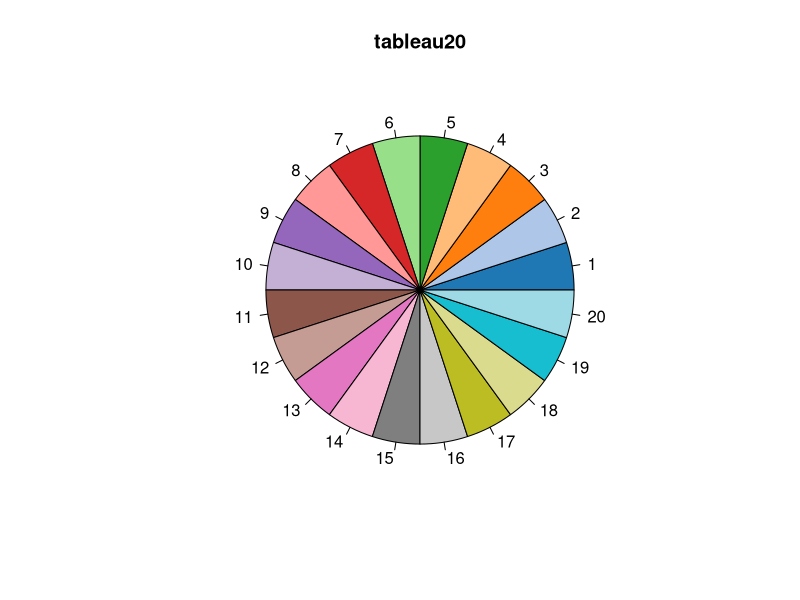

Write the R code that produced this figure. (Note: this script raises an error after producing the figure.)

### Basic summary of clinical and lab variables ###

#### messing around with colors ###

# These are the "Tableau 20" colors as RGB.  
tableau20 = cbind(rgb(31/255, 119/255, 180/255), rgb(174/255, 199/255, 232/255), rgb(255/255, 127/255, 14/255), rgb(255/255, 187/255, 120/255),  
             rgb(44/255, 160/255, 44/255), rgb(152/255, 223/255, 138/255), rgb(214/255, 39/255, 40/255), rgb(255/255, 152/255, 150/255),  
             rgb(148/255, 103/255, 189/255), rgb(197/255, 176/255, 213/255), rgb(140/255, 86/255, 75/255), rgb(196/255, 156/255, 148/255),  
             rgb(227/255, 119/255, 194/255), rgb(247/255, 182/255, 210/255), rgb(127/255, 127/255, 127/255), rgb(199/255, 199/255, 199/255),  
             rgb(188/255, 189/255, 34/255), rgb(219/255, 219/255, 141/255), rgb(23/255, 190/255, 207/255), rgb(158/255, 218/255, 229/255)) 
n = 20
par(mfrow=c(1,1))
pie(rep(1,n), col=tableau20, main="tableau20") #view color wheel


###############################################################################
########### Graphs and tables that use hospital and cohort data ###############
###############################################################################

d2 = clin12_full_clean
dh = clin12_full_clean[which(clin12_full_clean$Study=="Hospital"),]
dc = clin12_full_clean[which(clin12_full_clean$Study=="Cohort"),]

#combine 7 and more days into 1 group
dh[,"plot_DaysSick"] = dh$DaysSick
dh[which(dh$plot_DaysSick>7),"plot_DaysSick"] = 7
dc[,"plot_DaysSick"] = dc$DaysSick
dc[which(dc$plot_DaysSick>7),"plot_DaysSick"] = 7

#plot DaysSick for cohort and hospit on same graph
png(paste(resultsDir,"DaysSick_CandH.png", sep=""), width=800, height=500)
par(cex=1.6)
mybreaks = c(seq(0,7,1))
#round the value labels to hundreths place
dh_labs = as.character(sprintf("%.2f",hist(dh$plot_DaysSick, breaks=mybreaks)$density))
dc_labs = as.character(sprintf("%.2f",hist(dc$plot_DaysSick, breaks=mybreaks)$density))
hist(dh$plot_DaysSick, col=rgb(0,0,1,.5), breaks=mybreaks, freq=F, axes=F, labels=dh_labs,
    ylim=c(0,.5), ylab="Proportion", xlab="Days since fever onset", main="")
hist(dc$plot_DaysSick, col=rgb(1,0,0,.25), breaks=mybreaks, freq=F, labels=dc_labs, add=T)
axis(side=2)
axis(side=1, at=c(seq(.5,6.5,1)), labels=c(seq(1,6,1),"7+"))
legend(x="topright",legend=c("Hospital","Cohort"), col=c(rgb(0,0,1,.5),rgb(1,0,0,.25)), 
       pch=19, bty="n")
dev.off()

#table of initial and final diagnoses
table(dh$WHO_initial_given, dh$WHOFinal4cat, useNA="always")  #initial Dx calculated by Douglas

#plot of proportion showing severe symptoms upon arrival, by day of illness
dh_severe = dh[which(dh$WHOFinal3cat=="DHF_DSS"),] #240 with eventual severe dengue
dh_severe$initialSevere = as.integer(dh_severe$WHO_initial_given=="DHF" |
                             dh_severe$WHO_initial_given=="DSS")
collapsed = summaryBy(initialSevere ~ plot_DaysSick, FUN=mean, data=dh_severe)
png(paste(resultsDir,"proportion_initialSevere.png", sep=""), width=800, height=500)
par(mar=c(5,6,4,2), cex=1.6)
bp = barplot(collapsed$initialSevere.mean,
        ylab="Patients displaying severe symptoms \n upon arrival (proportion)", xlab="Days since fever onset",
        col=rgb(0,0,1,.5), names.arg=c(seq(1,6,1),"7+"))
#add value labels
text(x=bp, y=collapsed$initialSevere.mean+.05, sprintf("%.2f",collapsed$initialSevere.mean))
dev.off()


###############################################################################
########### Numbers and graphs to make for each dataset sepeartely ############
###############################################################################

## chose which data to use here ##
#all
df = clin12_full_clean
#hospital only 
#df = clin12_full_clean[which(clin12_full_clean$Study=="Hospital"),]
#cohort only 
#df = clin12_full_clean[which(clin12_full_clean$Study=="Cohort"),]

## Summarize lab and clinical data ##
#summarize_clinical(df)


###############################################################################
###### Data description section of Dissertation Ch2 -- sample sizes ##########
###############################################################################

#number of children
length(unique(df$code)) #3578

#time period
min(df$FTM) #"2004-09-01"
max(df$FTM) #"2015-03-13"

#ages
summary(df$age) #6 months = 15.89
sum(df$age<.5) #none

table(df$is.DEN)

print("WHOFinal4cat")
table(df$WHOFinal4cat)
table(df[-which(df$serum == 1),"WHOFinal4cat"])

print("DaysSick")
table(df$DaysSick)
table(df[-which(df$serum == 1),"DaysSick"])

print("ClasificacionPrimerDia by WHOFinal4cat")
print(table(clinical_D1_clean$ClasificacionPrimerDia, clinical_D1_clean$WHOFinal4cat))
table(df[-which(df$serum == 1),]$ClasificacionPrimerDia, df[-which(df$serum == 1),]$WHOFinal4cat)

print("Initial Dx of severe dengue patients, by DaysSick")
table(df[which(df$WHOFinal4cat == "DHF" | df$WHOFinal4cat == "DSS"),]$DaysSick, 
      df[which(df$WHOFinal4cat == "DHF" | df$WHOFinal4cat == "DSS"),]$ClasificacionPrimerDia)

print("Number of patients with no missing clinical information (restricting to vars collected at both hospital and clinic settings)")
num_miss_by_patient = apply(df[,c(covarlist_CohortRestrict)], MARGIN=1, FUN=function(x) sum(is.na(x)))
table(num_miss_by_patient)


###############################################################################
############### Summary of clinical variables for dissertation ################
###############################################################################

#create binary indicators for the general variables that were not binary
#XD_binary = create_binary_variables(df) #function created in "clean_data_functions.R"

## get list of clinical variables to include (returns list of variable.name.in.final.data)
varlist = get_clinic_var_list(clinic_varsD, outcome="either", 
                                        eliminate_vars_with_missings=F, eliminate_constant_vars=T, 
                                        eliminate_vars_with_minXnomiss=50,
                                        XD=df, restrict_to_cohort_vars=F, restrict_to_hospit_vars=T)

## overview of these variables
contents(df[,varlist])

#compare the serotypes for hospital v cohort patients
th = table(dh[which(dh$is.DEN==1), "PCR"])
tc = table(dc[which(dc$is.DEN==1), "PCR"])
compare = as.table(rbind(th[2:4], tc[2:4]))
chisq.test(compare) #significantly different -- more type 3s in hospital

## subset the data with variable info to include only rows that we care about
varinfo = clinic_varsD[which(clinic_varsD$variable.name.in.final.data %in% varlist==T),]

## Output table for including in dissertation -- description of variables
outTable = varinfo[order(varinfo$CC_broadcat_sort, varinfo$CC_cat_sort, varinfo$CC_name), ] #sort 
outTable = outTable[,c("CC_name","CC_category","CC_type","CC_description","in.cohort.data")] #restrict
#open this file in excel and copy/paste into lyx table using middle-click mouse button
write.csv(outTable, paste(resultsDir,"variable_descriptions.csv", sep=""), row.names = FALSE)


## view variable absence in cohort data
table(varinfo[which(varinfo$in.cohort.data==0),]$Variable.Category, varinfo[which(varinfo$in.cohort.data==0),]$CC_type)
sum(varinfo$in.cohort.data==0, na.rm=T) #38 (so 47 present)
## view variable categories and types (binary, continuous, etc.)
    #in displaying output, put "Laboratory-General", "Laboratory-Clinical lab" and "Laboratory-Virological" with "Laboratory-Clinical lab"
    #note that I consider "daysSick" to be "General - symptom" while it had been in "Demographics/Gen Info" group
table(varinfo$Variable.Category, varinfo$CC_type)
table(varinfo$CC_broadcat, varinfo$CC_type) #less detailed
table(varinfo$CC_category, varinfo$CC_type) #slightly more detailed than what I present in qual, but same basic groupings
#of the variables in varlist, list those which cannot be used to predict DHF/DSS  
varinfo[which(varinfo$Use.in.DF.vs.DHF.DSS.prediction!=1),c("variable.name.in.final.data","Variable.Category")]
#of the variables in varlist, list those which cannot be used to predict ND vs DENV  
varinfo[which(varinfo$Use.in.ND.vs.DEN.prediction!=1),c("variable.name.in.final.data","Variable.Category")]




###############################################################################
############## Graphs for dissertation appendix ###############################
###############################################################################
df = dh #toggle this

## Demographics/ general - age and gender
png(paste(resultsDir,"Age_and_gender_hospit.png", sep=""), width=800, height=500) #pngs are more portable but don't scale (else use svg)
par(mfrow=c(1,1), cex=1.85)
max_age = max(trunc(df[,"age"]))
mybreaks = c(seq(-1,max_age,1))
p1 = hist(trunc(df[which(df$Sexo=="female"),"age"]), breaks = mybreaks, freq=T)
p2 = hist(trunc(df[which(df$Sexo=="male"),"age"]), breaks = mybreaks, freq=T)
plot(p1, xlab = "Age", main="", xlim=c(-.5,max_age), ylim=c(0,100), col=rgb(.5,.5,.5,.65), axes=F)
plot(p2, col=rgb(0,0,1,.5), add=T, axes=F)
axis(side=2)
axis(side=1, at=c(seq(-.5,max_age-.5,1)), labels=c(seq(0,max_age,1)))
legend(x="topright",legend=c("Female","Male"), col=c(rgb(.5,.5,.5,.65),rgb(0,0,1,.5)), 
       pch=19, bty="n")
dev.off()


## General symptoms, binary and categorical 
  #todo: add the remaining categorical variable -- is.pulse_rapid (for Pulse)

#remove Epigastralgia since it was not included in latest hospital data installment :()
var_names = c(as.character(varinfo[which(varinfo$Variable.Category=="Gen Sign/Symptom" &
                                              varinfo$CC_type=="binary" & 
                                              varinfo$variable.name.in.final.data != "Epigastralgia"),"variable.name.in.final.data"]))
#get mean values (coded 0/1 so this is same as per)
get_mean = function(x) mean(as.numeric(x)-1, na.rm=T)
mean_vals = sapply(df[c(var_names)], FUN=get_mean)
#add is.pulse_rapid (based on categorical variable pulso)
mean_val = sapply(df[c("is.pulse_rapid")], FUN=mean, na.rm=T)
mean_vals = c(mean_val, mean_vals)
#create better names to display (CC_name)
myd = data.frame(mean_vals, names(mean_vals))
namefinder = merge(myd, varinfo[,c("CC_name","variable.name.in.final.data")], 
                   by.x="names.mean_vals.", by.y="variable.name.in.final.data")
addon = myd[which(myd$names.mean_vals.=="is.pulse_rapid"),]
addon$CC_name = "Rapid pulse"
addon = rbind(namefinder, addon)
toplot = addon[order(addon$mean_vals),]
#graph
png(paste(resultsDir,"General_symtoms_binary_hospit.png", sep=""), width=800, height=800)
par(mfrow=c(1,1),las=2,mar=c(5,10,4,2), cex=1.9) # make label text perpendicular to axis # increase y-axis margin. c(bottom, left, top, right) 
bplt = barplot(toplot$mean_vals, horiz=T, names.arg=toplot$CC_name, xlim=c(0,1), xlab="Proportion affirmative", 
        beside=T, xaxt="n", col=rgb(0, 0, 1,.5))
axis(side=1, at=seq(0,1,.2), las=0) #this is how I got x-axis labels to be parallel
text(x=toplot$mean_vals+0.08, y=bplt, labels = sprintf("%.2f",toplot$mean_vals), xpd=TRUE) #add value labels to bars
dev.off()

## General symptoms, continuous
var_names = c(as.character(varinfo[which(varinfo$Variable.Category=="Gen Sign/Symptom" &
                                        varinfo$CC_type=="continuous"),"variable.name.in.final.data"]))
png(paste(resultsDir,"General_symtoms_continuous_hospit.png", sep=""), width=800, height=500)
par(mfrow=c(2,3), mar=c(5, 5, 4, 2) + 0.1, mai=c(1,.3,.1,.2), cex.lab=2, cex.axis=1.8) 
for(var in var_names){
  myname = varinfo[which(varinfo$variable.name.in.final.data==var),"CC_name"]
  hist(df[,var], xlab=myname, col=rgb(0, 0, 1,.5), main="", las=0, ylab="", freq=F, )
}
dev.off()


## General indicators of hemorrhaging, binary and categorical
var_names1 = c(as.character(varinfo[which(varinfo$Variable.Category=="Hem Sign/Symptom" &
                                           varinfo$CC_type=="binary"),"variable.name.in.final.data"]))
#get mean values (coded 0/1 so this is same as percent)
get_mean1 = function(x) mean(as.numeric(x)-1, na.rm=T)
mean_vals1 = sapply(df[var_names1], FUN=get_mean1) #previously used with XD_binary
#the only gen-hem variable that is not already binary is the torniquete one so I created binary form of it
var_names2 = c("is.torniquete10plus","is.torniquete20plus")
get_mean2 = function(x) mean(as.numeric(x), na.rm=T)
mean_vals2 = sapply(df[var_names2], FUN=get_mean2) #previously used with XD_binary
mean_vals = c(mean_vals1, mean_vals2)
var_names = c(var_names1, var_names2)
#rename and sort
myd = data.frame(mean_vals, names(mean_vals))
namefinder = merge(myd, varinfo[,c("CC_name","variable.name.in.final.data")], 
                   by.x="names.mean_vals.", by.y="variable.name.in.final.data")
#add rows to varinfo so we keep the binary torniquete vars
toadd = myd[which(myd$names.mean_vals.=="is.torniquete10plus" |
                           myd$names.mean_vals.=="is.torniquete20plus"),]
toadd$CC_name = toadd$names.mean_vals.
toplot_prelim = rbind(namefinder, toadd)
toplot = toplot_prelim[order(toplot_prelim$mean_vals),]
#graph
plot.new()
png(paste(resultsDir,"General_hemorrhage_binary_hospit.png", sep=""), width=800, height=800)
par(mfrow=c(1,1),las=2, cex=1.9) # make label text perpendicular to axis
par(mar=c(5,10,4,2)) # increase y-axis margin. c(bottom, left, top, right) 
bplt = barplot(toplot$mean_vals, horiz=T, names.arg=toplot$CC_name, xlim=c(0,1), 
               xlab="Proportion affirmative", 
        cex.names=1, beside=T, xaxt="n", col=rgb(0, 0, 1,.5))
axis(side=1, at=seq(0,1,.2), las=0) #this is how I got x-axis labels to be parallel
text(x=toplot$mean_vals+0.08, y=bplt, labels = sprintf("%.3f",toplot$mean_vals), xpd=TRUE) #add value labels to bars
dev.off()

## Blood lab count variables, continuous
plot.new()
var_names = c(as.character(varinfo[which( (varinfo$CC_category=="Blood - count" | varinfo$CC_category=="Urine - count") &
                                            varinfo$CC_type=="continuous"),"variable.name.in.final.data"]))
png(paste(resultsDir,"Blood_counts_continuous_hospit.png", sep=""), width=880, height=550)
par(mfrow=c(2,4))
for(var in var_names){
  myname = varinfo[which(varinfo$variable.name.in.final.data==var),"CC_name"]
  hist(df[,var], xlab=myname, cex.lab=2, cex.axis=1.7, col=rgb(0, 0, 1,.5), main="", las=0, ylab="", freq=F, )
}
dev.off()
## Blood lab chemistry variables, continuous
plot.new()
var_names = c(as.character(varinfo[which(varinfo$CC_category=="Blood - chemistry" &
                                           varinfo$CC_type=="continuous"),"variable.name.in.final.data"]))
png(paste(resultsDir,"Blood_chemistry_continuous_part1.png", sep=""), width=800, height=500)
par(mfrow=c(2,4))
for(var in var_names[1:8]){
  myname = varinfo[which(varinfo$variable.name.in.final.data==var),"CC_name"]
  hist(df[,var], xlab=myname, cex.lab=2, cex.axis=1.7, col=rgb(0, 0, 1,.5), main="", las=0, ylab="", freq=F, )
}
dev.off()
png(paste(resultsDir,"Blood_chemistry_continuous_part2.png", sep=""), width=880, height=550)
par(mfrow=c(3,3))
for(var in var_names[9:17]){
  myname = varinfo[which(varinfo$variable.name.in.final.data==var),"CC_name"]
  hist(df[,var], xlab=myname, cex.lab=2, cex.axis=1.7, col=rgb(0, 0, 1,.5), main="", las=0, ylab="", freq=F, )
}
dev.off()

## Ultrasound, continuous
plot.new()
var_names = c(as.character(varinfo[which((varinfo$CC_category=="Ultrasound"|varinfo$CC_category=="X-ray") &
                                           varinfo$CC_type=="continuous"),"variable.name.in.final.data"]))
png(paste(resultsDir,"ultrasound_continuous.png", sep=""), width=800, height=300)
par(mfrow=c(1,3))
for(var in var_names){
  myname = varinfo[which(varinfo$variable.name.in.final.data==var),"CC_name"]
  hist(df[,var], xlab=myname, cex.lab=2, cex.axis=1.7, col=rgb(0, 0, 1,.5), main="", las=0, ylab="", freq=F, )
}
dev.off()
### Ultrasound and xray, binary
plot.new()
var_names = c(as.character(varinfo[which((varinfo$CC_category=="Ultrasound"|varinfo$CC_category=="X-ray") &
                                           varinfo$CC_type=="binary"),"variable.name.in.final.data"]))
#get mean values (coded 0/1 so this is same as percent)
get_mean = function(x) mean(as.numeric(x)-1, na.rm=T)
mean_vals = sapply(df[var_names], FUN=get_mean)
#create better names to display (CC_name)
myd = data.frame(mean_vals, names(mean_vals))
namefinder = merge(myd, varinfo[,c("CC_name","variable.name.in.final.data")], 
                   by.x="names.mean_vals.", by.y="variable.name.in.final.data")
toplot = namefinder[order(namefinder$mean_vals),]
png(paste(resultsDir,"ultrasoundXray_binary.png", sep=""), width=800, height=450)
par(mfrow=c(1,1), las=2) # make label text perpendicular to axis
par(mar=c(5,12,4,2), cex=1.5) # increase y-axis margin. c(bottom, left, top, right) 
bplt = barplot(toplot$mean_vals, horiz=T, names.arg=toplot$CC_name, xlim=c(0,1), xlab="Proportion affirmative", 
        cex.names=1, beside=T, xaxt="n", col=rgb(0, 0, 1,.5))
axis(side=1, at=seq(0,1,.2), las=0) #this is how I got x-axis labels to be parallel
text(x=toplot$mean_vals+0.08, y=bplt, labels = sprintf("%.3f",toplot$mean_vals), xpd=TRUE) #add value labels to bars
dev.off()

###############################################################################
############## Missingness explorations for the D #############################
###############################################################################

## missingness
# "38 variables never missing for any of the hospital patients while 10 variables are never missing across the combined data"
df = dh #toggle this
var_missCount = sapply(df[varlist], function(x) sum(is.na(x)))
table(var_missCount)
var_nomissCount = sapply(df[varlist], function(x) sum(!is.na(x)))
table(var_nomissCount)
#variables with no missings
var_noMiss = c(as.character(varlist[var_missCount==0])) 
length(var_noMiss) 
varinfo[which(varinfo$variable.name.in.final.data %in% var_noMiss==T), c("CC_name","variable.name.in.final.data","Variable.Category")]
#variables with some missings 
var_someMiss = c(as.character(varlist[var_missCount>0]))
length(var_someMiss)

var_someMiss_info = varinfo[which(varinfo$variable.name.in.final.data %in% var_someMiss==T), c("variable.name.in.final.data","Variable.Category")]
var_someMiss_gen = c(as.character(var_someMiss_info[which(var_someMiss_info$Variable.Category=="Demographics/Gen Info" | 
                                                            var_someMiss_info$Variable.Category=="Gen Sign/Symptom" | 
                                                            var_someMiss_info$Variable.Category=="Laboratory-General" |
                                                            var_someMiss_info$Variable.Category=="Hem Sign/Symptom"),c("variable.name.in.final.data")]))
var_someMiss_lab = c(as.character(var_someMiss_info[which(var_someMiss_info$Variable.Category=="Laboratory-Clinical lab" | 
                                                            var_someMiss_info$Variable.Category=="Laboratory-Virological" |
                                                            var_someMiss_info$Variable.Category=="Laboratory-Urine analysis"),c("variable.name.in.final.data")]))
var_someMiss_ultraX = c(as.character(var_someMiss_info[which(var_someMiss_info$Variable.Category=="Laboratory-Ultrasound" | 
                                                               var_someMiss_info$Variable.Category=="Laboratory-Ultrasound and X-ray" | 
                                                               var_someMiss_info$Variable.Category=="Laboratory-X ray"),c("variable.name.in.final.data")]))
table(df[which(df$WHOFinal4cat!="ND"),"IR"], useNA=c("always")) #missing 37/964
table(df[which(df$WHOFinal4cat!="ND"),"PCR"], useNA=c("always")) #missing 131/964

## graphs of number of missing values per variable, organized by variable category ##

#general cat
named_vals = as.data.frame(var_missCount[var_someMiss_gen])
named_vals$variable.name.in.final.data = rownames(named_vals)
named_vals$val = var_missCount[var_someMiss_gen]
namefinder = merge(named_vals, varinfo[,c("CC_name","variable.name.in.final.data")], by="variable.name.in.final.data")
toplot = namefinder[order(namefinder$val),]
#plot
png(paste(resultsDir,"Clinical_vars_missingness_gen_hospit.png", sep=""), width=800, height=500)
par(mfrow=c(1,1), las=1, cex=2, mar=c(5, 10, 4, 2) + 0.1) # make label text perpendicular to axis
barplot(toplot$val, names.arg=toplot$CC_name, horiz=T, beside=T, col=rgb(44/255, 160/255, 44/255,.5), main="", xlim=c(0,nrow(df)))
dev.off()

#blood and urine lab
named_vals = as.data.frame(var_missCount[var_someMiss_lab])
named_vals$variable.name.in.final.data = rownames(named_vals)
named_vals$val = var_missCount[var_someMiss_lab]
namefinder = merge(named_vals, varinfo[,c("CC_name","variable.name.in.final.data")], by="variable.name.in.final.data")
toplot = namefinder[order(namefinder$val),]
#plot
png(paste(resultsDir,"Clinical_vars_missingness_bloodlab_hospit.png", sep=""), width=800, height=1000)
par(mfrow=c(1,1), las=1, cex=2.2, mar=c(5, 10, 4, 2) + 0.1) # make label text perpendicular to axis
barplot(toplot$val, names.arg=toplot$CC_name, horiz=T, beside=T, col=rgb(44/255, 160/255, 44/255,.5), main="", xlim=c(0,nrow(df)))
dev.off()

#ultra sound and x-ray
named_vals = as.data.frame(var_missCount[var_someMiss_ultraX])
named_vals$variable.name.in.final.data = rownames(named_vals)
named_vals$val = var_missCount[var_someMiss_ultraX]
namefinder = merge(named_vals, varinfo[,c("CC_name","variable.name.in.final.data")], by="variable.name.in.final.data")
toplot = namefinder[order(namefinder$val),]
#plot
png(paste(resultsDir,"Clinical_vars_missingness_ultraX_hospit.png", sep=""), width=800, height=500)
par(mfrow=c(1,1), las=1, cex=2.2, mar=c(5, 10, 4, 2) + 0.1) # make label text perpendicular to axis
barplot(toplot$val, names.arg=toplot$CC_name, horiz=T, beside=T, col=rgb(44/255, 160/255, 44/255,.5), main="", xlim=c(0,nrow(df)))
dev.off()


#Variables available per patient
#hospit
patient_nomissCounth = apply(dh[varlist], MARGIN=1, function(x) sum(!is.na(x)))
playh = table(patient_nomissCounth)
var_counts_decreasingh = sort(names(playh), decreasing=TRUE)
cumsum(playh[var_counts_decreasingh])
#cohort
patient_nomissCountc = apply(dc[varlist], MARGIN=1, function(x) sum(!is.na(x)))
playc = table(patient_nomissCountc)
var_counts_decreasingc = sort(names(playc), decreasing=TRUE)
cumsum(playc[var_counts_decreasingc])
#graph
png(paste(resultsDir,"Clinical_vars_perPatient_CandH.png", sep=""), width=800, height=500)
par(mar=c(5,6,4,2)+.1, cex=1.6) #default is  c(5, 4, 4, 2) + 0.1
plot(y=cumsum(play[var_counts_decreasingh]), x=var_counts_decreasingh, type="s", 
     col=rgb(0,0,1,1), xlim=c(0,85), ylim=c(0,nrow(dc)),
     xlab="Number of variables (non-missing)", ylab="Number of observations")
lines(y=cumsum(play[var_counts_decreasingc]), x=var_counts_decreasingc, type="s", 
      col=rgb(1,0,0,1), xlab="", ylab="")
legend(x="topright",legend=c("Hospital","Cohort"), col=c(rgb(0,0,1,1),rgb(1,0,0,1)), 
       lty=1, bty="n")
dev.off()


###############################################################################
########################## Scratch code #######################################
###############################################################################


## compare the liver enlargment variables (expected to be correlated) ##
svg(paste(resultsDir,"higado_explore.svg", sep="")) #pngs are more protable but don't scale (else use svg)
par(mfrow=c(2,1)) 
hist(df[which(df$Higado<3),"Hepatomegalia_mm"], 
     xlim=c(0,200), main="For Higado<3", xlab="Hepatomegalia_mm")
hist(df[which(df$Higado>=3),"Hepatomegalia_mm"], 
     xlim=c(0,200), main="For Higado>=3", xlab="Hepatomegalia_mm")
par(1,1)
dev.off()


## FYI these variables consist of most general symptoms and hemmorrhaging variables, plus 7 blood counts
varinfo_88noMiss = clinic_varsD[which(clinic_varsD$variable.name.in.final.data %in% covarDEN_88noMiss==T),]


if(T==F){
  vars_continuous = c(as.character(varinfo[which(varinfo$CC_type=="continuous"),"variable.name.in.final.data"]))
  vars_binary = c(as.character(varinfo[which(varinfo$CC_type=="binary"),"variable.name.in.final.data"]))
  
  vars_continuous = c("Higado","Hepatomegalia_mm","freq_card","Higado")
  par(mfrow=c(2,2)) 
  for(var in vars_continuous){
    hist(df[,var], xlab=var, col=3)
  }
  par(1,1)
  
  #This will work (long way)
  h1 = hist(df[,"age"])
  h2 = hist(df[,"DaysSick"])
  h3 = hist(df[,"Presion_Arterial_Dias"])
  h4 = his(df[,"freq_card"])
  print(h1, position=c(0, .6, 1, 1), more=TRUE)
  print(h2, position=c(0, 0, 1, .4))
  
  par(mfrow=c())
  
  #correlation heatmap
  #http://strengejacke.wordpress.com/2013/04/18/examples-for-sjplotting-functions-including-correlations-and-proportional-tables-with-ggplot-rstats/
    #alternative: http://www.cookbook-r.com/Graphs/Correlation_matrix/ --- this one is better for black and white publications
  vars_continuous = c("Higado","Hepatomegalia_mm","freq_card","Higado","freq_resp")
  sjp.corr(df[,vars_continuous], hideLegend=F,, decimals = 2) #this works
  vars_binary = c("Nariz","Hematoma","Hematuria","Hematemesis","Hemoptisis","Melena" )
  sjp.corr(df[,vars_binary], hideLegend=F,showCorrelationPValues = F, decimals = 2) #need to convert binary vars to numeric
  
  ## performance barchart
  #http://www.thecoatlessprofessor.com/programming/creating-stacked-barplot-and-grouped-barplot-in-r-using-base-graphics-no-ggplot2
  par(mar = c(5.1, 4.1, 4.1, 7.1), xpd = TRUE)
  barplot(df, col = heat.colors(length(rownames(df))), width = 2, beside = TRUE)
  legend("topright", inset = c(-0.25, 0), fill = heat.colors(length(rownames(df))), 
         legend = rownames(df))
  
  ## transparent overlapping graphs
  #http://stackoverflow.com/questions/3541713/how-to-plot-two-histograms-together-in-r
  
  multiplot <- function(..., plotlist=NULL, file, cols=1, layout=NULL) {
    require(grid)
    
    # Make a list from the ... arguments and plotlist
    plots <- c(list(...), plotlist)
    
    numPlots = length(plots)
    
    # If layout is NULL, then use 'cols' to determine layout
    if (is.null(layout)) {
      # Make the panel
      # ncol: Number of columns of plots
      # nrow: Number of rows needed, calculated from # of cols
      layout <- matrix(seq(1, cols * ceiling(numPlots/cols)),
                       ncol = cols, nrow = ceiling(numPlots/cols))
    }
    
    if (numPlots==1) {
      print(plots[[1]])
      
    } else {
      # Set up the page
      grid.newpage()
      pushViewport(viewport(layout = grid.layout(nrow(layout), ncol(layout))))
      
      # Make each plot, in the correct location
      for (i in 1:numPlots) {
        # Get the i,j matrix positions of the regions that contain this subplot
        matchidx <- as.data.frame(which(layout == i, arr.ind = TRUE))
        
        print(plots[[i]], vp = viewport(layout.pos.row = matchidx$row,
                                        layout.pos.col = matchidx$col))
      }
    }
  }
  multiplot(h1, h2, h3, h4, cols=2) #did not work
}

multhist(list(dh$DaysSick, dc$DaysSick))
sjp.grpfrq(as.factor(d2$DaysSick), d2$Study)
hist(t(cbind(dh$DaysSick, dc$DaysSick)), col=c("red","lightblue"), plot=T)

plotH(x=collapsed$plot_DaysSick, y=collapsed$initialSevere.mean,
      ylab="Proportion displaying severe symptoms upon arrival", xlab="Days since fever onset",
      col=rgb(0,0,1,.5), axes=NULL)


